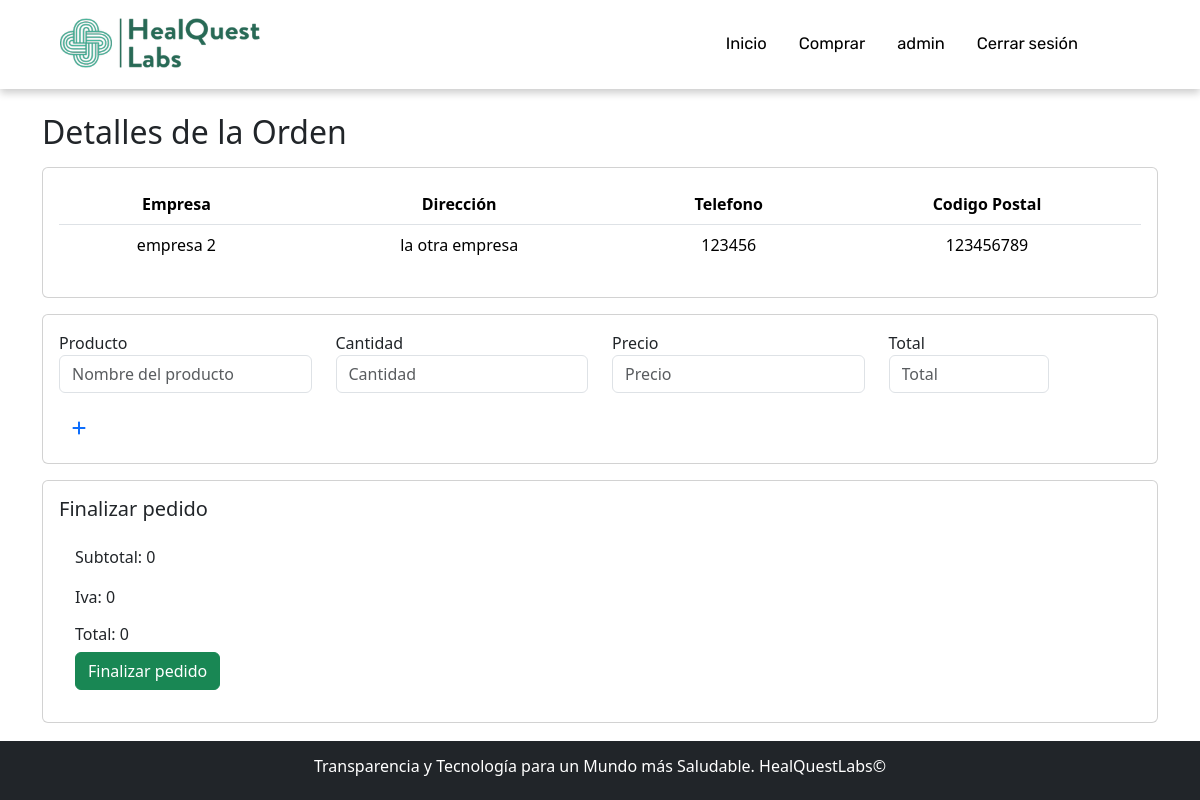
The app's page /factura/2/ (signed in) with its own data.
### app/models.py (models this page shows, shortened)
class Orden(models.Model):
    id_orden = models.AutoField(primary_key=True)
    empresa = models.CharField(max_length=125)
    direccion = models.CharField(max_length=125)
    telefono = models.CharField(max_length=125)
    correo = models.EmailField()
    codigo_postal = models.IntegerField()
    class Meta:
        db_table = 'db_orden'

### app/views.py (the view)
# urls.py: path('factura/', factura, name="factura"),
@login_required
def factura(request, orden_id):
    if request.method == 'POST':
        orden = Orden.objects.get(id_orden=orden_id)
        productos = request.POST.getlist('producto')
        cantidades = request.POST.getlist('cantidad')
        precios = request.POST.getlist('precio')
        subtotales = request.POST.getlist('total')
        subtotales = [subtotal.strip() for subtotal in subtotales if subtotal.strip()]
        subtotal = round(sum(int(subtotal) for subtotal in subtotales), 2)
        iva = round(subtotal * 0.19, 2)
        total = round(subtotal + iva, 2)
        estado_fact = Estado.objects.get(estado='Creada')
        estado_entrega = EstadoEntrega.objects.get(estado_entrega='Por entregar')
        nueva_factura = Factura.objects.create(
            orden=orden,
            estado=estado_fact,
            estado_entrega=estado_entrega,
            subtotal=subtotal,
            iva=iva,
            total=total
        )
        for producto, cantidad, precio, subtotal in zip(productos, cantidades, precios, subtotales):
            if subtotal.strip():  # Verifica si subtotal no está vacío
                ProductoFactura.objects.create(
                    factura=nueva_factura,
                    producto=producto,
                    cantidad=int(cantidad),
                    precio_unitario=int(precio),
                    precio_total=int(subtotal)
                )
        return redirect('detalle_factura', id_factura=nueva_factura.id_factura)
    else:
        orden = Orden.objects.get(id_orden=orden_id)
        return render(request, 'app/factura.html', {'orden': orden})

### app/templates/app/factura.html (shortened to what this page needs)
{% extends 'app/base.html' %}
{% load static %}
{% block contenido %}
<form method="POST" action="{% url 'factura' orden_id=orden.id_orden %}">
    <div class="container mt-4">
        <h2>Detalles de la Orden</h2>
        <div class="card p-3 my-3 text-center">
            <table class="table table-borderless">
                <thead>
                  <tr>
                    <th>Empresa</th>
                    <th>Dirección</th>
                    <th>Telefono</th>
                    <th>Codigo Postal</th>
                  </tr>
                </thead>
                <tbody class="border-top">
                  <tr>
                    <td>{{ orden.empresa }}</td>
                    <td>{{ orden.direccion }}</td>
                    <td>{{ orden.telefono }}</td>
                    <td>{{ orden.codigo_postal }}</td>
                  </tr>
                </tbody>
              </table>
        </div>
        <div class="card p-3" id="product-card">
            <div id="product-forms">
                <div class="row product-form mb-3">
                    <div class="col-md-3">
                        <div class="form-group">
                            <label for="producto">Producto</label>
                            <input type="text" class="form-control" name="producto" placeholder="Nombre del producto">
                        </div>
                    </div>
                    <div class="col-md-3">
                        <div class="form-group">
                            <label for="cantidad">Cantidad</label>
                            <input type="number" class="form-control cantidad" name="cantidad" placeholder="Cantidad">
                        </div>
                    </div>
                    <div class="col-md-3">
                        <div class="form-group">
                            <label for="precio">Precio</label>
                            <input type="text" class="form-control precio" name="precio" placeholder="Precio">
                        </div>
                    </div>
                    <div class="col-md-2">
                        <div class="form-group">
                            <label for="total">Total</label>
                            <input type="text" class="form-control total" name="total" placeholder="Total" readonly>
                        </div>
                    </div>
                </div>
            </div>
            <div class="justify-content-start">
                <button type="button" class="btn btn-clear text-primary" id="add-product"><i class="fa-solid fa-plus"></i></button>
            </div>
        </div>
    </div>
    <div class="container mt-3">
        <div class="card p-3">
            <h5 class="card-title">Finalizar pedido</h5>
            <div class="card-body">
                <p class="card-text">Subtotal: <span id="subtotal">0</span></p>
                <p class="card-text">Iva: <span id="iva">0</span></p>
                <h6>Total: <span id="total">0</span></h6>
                <button type="submit" class="btn btn-success" id="finalizar-pedido">Finalizar pedido</button>
            </div>
        </div>
    </div>
</form>
{% endblock %}

### app/templates/app/base.html (shortened to what this page needs)
<!DOCTYPE html>
<html lang="es">
{% load static %}
<head>
    <link href="https://cdn.jsdelivr.net/npm/bootstrap@5.3.3/dist/css/bootstrap.min.css" rel="stylesheet">
    <link rel="stylesheet" href="{% static 'app/css/estilo.css' %}">
</head>
<body class="d-flex flex-column min-vh-100">
    <nav class="nav-bar">
        <div class="d-flex align-items-center justify-content-between">
            <div class="container">
                <div class="row d-flex flex-wrap p-2">
                    <div class="col-md-7">
                        <a href="{% url 'index' %}"><img class="logo" src="{% static 'app/img/logo.png' %}" alt="logo"></a>
                    </div>
                    <ul class="nav col-md-5 p-3">
                        <li class="nav-item"><a class="nav-link" href="{% url 'index' %}">Inicio</a></li>
                        <li class="nav-item"><a class="nav-link" href="{% url 'orden' %}">Comprar</a></li>
                        {% if user.is_authenticated %}
                        <li class="nav-item"><a class="nav-link" href="{% url 'index' %}">{{ user.username }}</a></li>
                        <li class="nav-item"><a class="nav-link" href="{% url 'logout' %}">Cerrar sesión</a></li>
                        {% else %}
                        <li class="nav-item"><a class="nav-link" href="{% url 'registro' %}">Registro</a></li>
                        <li class="nav-item"><a class="nav-link" href="{% url 'login' %}">Inicio sesión</a></li>
                        {% endif %}
                    </ul>
                </div>
            </div>
        </div>
    </nav>
    {% block contenido %} {% endblock %}
    <footer class="bd-footer mt-auto py-3 bg-dark text-white text-center">
        <h6>Transparencia y Tecnología para un Mundo más Saludable. HealQuestLabs©</h6>
    </footer>
</body>
</html>

### app/static/app/css/estilo.css (style rules this page uses)
html { font-family: "Rubik", sans-serif; }
.logo { width: 200px; height: 50px; margin: 10px; }
.nav-bar { box-shadow: 0px 4px 8px rgba(0, 0, 0, 0.2); }
.nav-item a { font-family: "Rubik", sans-serif; color: #000; font-size: 16.5px; }

### records on screen
Orden: empresa "empresa 2", direccion "la otra empresa", telefono "123456", codigo_postal "123456789"

### other values on screen
{{ user.username }} "admin"
